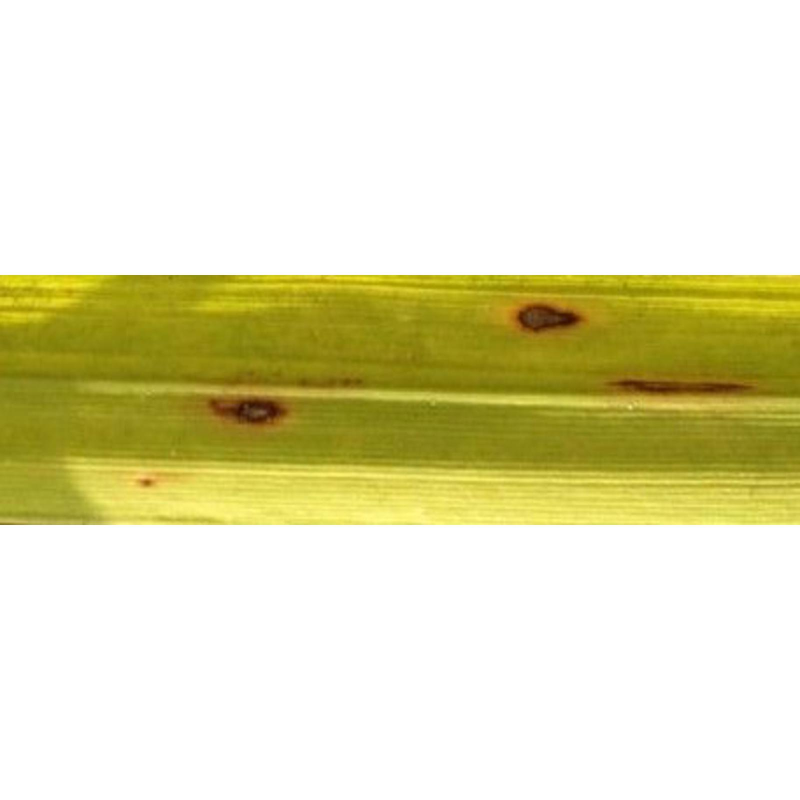
#> input picture img/a.jpg, 1600 x 1600 px (shown at 1/2 size)
$ jupyter execute --allow-errors 'tracker bar.ipynb'
#> lines starting #> are read from the running program, lines starting #| are printed output that depends on the picture; after the words box and inside, x2 and y2 are one past the last pixel; in counts of white or black regions, pixels touching at a corner belong together
[cell 1]
import cv2
import numpy as np

[cell 2]
img=cv2.imread('img/a.jpg')
#> img is the input picture: shape (1600, 1600, 3); mean B, G, R 186.6, 224.8, 227.8
img = cv2.resize(img,(500,400))
#> img: shape (400, 500, 3)
def remove(x):
    pass
cv2.namedWindow('demo')
cv2.createTrackbar('lb','demo',0,255,remove)
cv2.createTrackbar('lg','demo',0,255,remove)
cv2.createTrackbar('lr','demo',0,255,remove)

cv2.createTrackbar('ub','demo',0,255,remove)
cv2.createTrackbar('ug','demo',0,255,remove)
cv2.createTrackbar('ur','demo',0,255,remove)
#> (the rest of this cell did not finish here and is left out)

[cell 3]
import cv2
import numpy as np

# Load the image
img = cv2.imread('img/leaf.jpg')
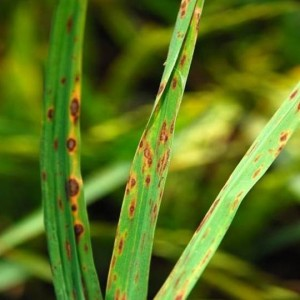
#> input picture img/leaf.jpg, 300 x 300 px
#> img is the input picture: shape (300, 300, 3); mean B, G, R 27.9, 113.2, 89.5
if img is None:
    print("Error: Image not found or cannot be loaded.")
    exit()
img = cv2.resize(img, (500, 400))
#> img: shape (400, 500, 3)

# Function for trackbar (does nothing but required)
def remove(x):
    pass

# Create a window
cv2.namedWindow('demo')

# Create trackbars for the lower and upper HSV bounds
cv2.createTrackbar('lb', 'demo', 0, 255, remove)  # Lower bound for blue
cv2.createTrackbar('lg', 'demo', 0, 255, remove)  # Lower bound for green
cv2.createTrackbar('lr', 'demo', 0, 255, remove)  # Lower bound for red

cv2.createTrackbar('ub', 'demo', 0, 255, remove)  # Upper bound for blue
cv2.createTrackbar('ug', 'demo', 0, 255, remove)  # Upper bound for green
cv2.createTrackbar('ur', 'demo', 0, 255, remove)  # Upper bound for red

while True:
    # Convert the image to HSV color space
    hsv_img = cv2.cvtColor(img, cv2.COLOR_BGR2HSV)
#> hsv_img: shape (400, 500, 3); mean H, S, V 38.2, 203, 114.9

    # Get current positions of the trackbars
    lb = cv2.getTrackbarPos('lb', 'demo')
    lg = cv2.getTrackbarPos('lg', 'demo')
    lr = cv2.getTrackbarPos('lr', 'demo')

    ub = cv2.getTrackbarPos('ub', 'demo')
    ug = cv2.getTrackbarPos('ug', 'demo')
    ur = cv2.getTrackbarPos('ur', 'demo')

    # Define the lower and upper bounds for the HSV values
    lower_bound = np.array([lb, lg, lr])
    upper_bound = np.array([ub, ug, ur])

    # Create a mask with the given bounds
    mask = cv2.inRange(hsv_img, lower_bound, upper_bound)
#> mask: shape (400, 500); every value is 0

    # Apply the mask to get the result
    result = cv2.bitwise_and(img, img, mask=mask)
#> result: shape (400, 500, 3); every value is 0

    # Combine the original image, mask, and result into a single window
    combined = np.hstack((img, cv2.cvtColor(mask, cv2.COLOR_GRAY2BGR), result))

    # Display the combined result in a single window
    cv2.imshow('result', result)
    cv2.imshow('mask', mask)
    cv2.imshow('hsv', hsv_img)
    cv2.imshow('remove', img)

    # Break the loop on 'q' key press
    if cv2.waitKey(1) & 0xFF == ord('q'):
#> (key q is pressed here)
        break

# Close all windows
cv2.destroyAllWindows()

[cell 4]
import cv2
import numpy as np
import matplotlib.pyplot as plt

# Load the image
img = cv2.imread('img/b.jpg')
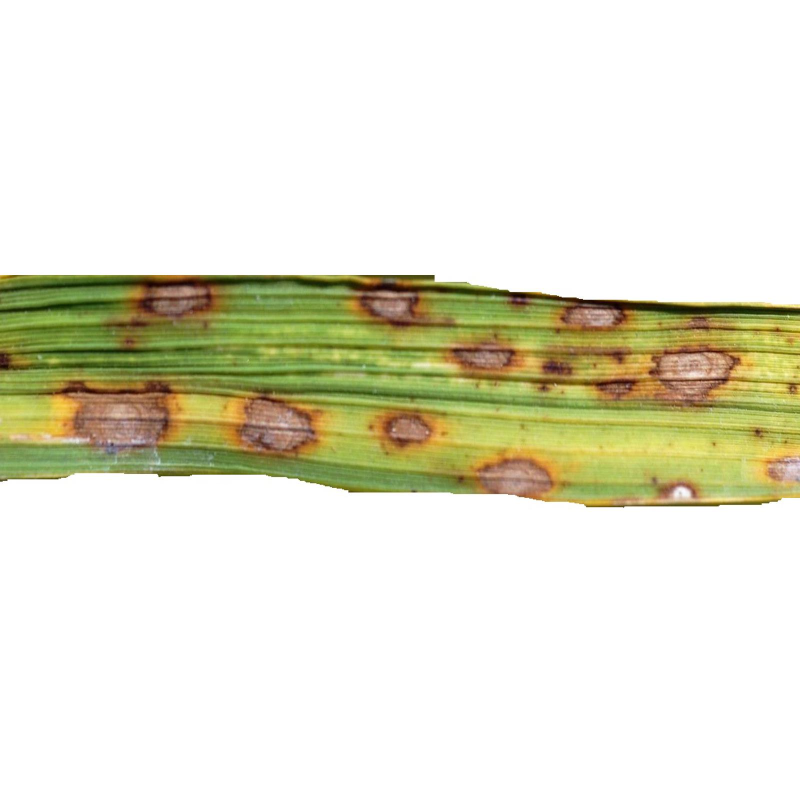
#> input picture img/b.jpg, 1600 x 1600 px (shown at 1/2 size)
#> img is the input picture: shape (1600, 1600, 3); mean B, G, R 208.3, 227.3, 228.5
if img is None:
    print("Error: Image not found or cannot be loaded.")
    exit()
img = cv2.resize(img, (500, 400))
#> img: shape (400, 500, 3)

# Set fixed values for the upper and lower bounds of HSV
lb, lg, lr = 0, 0, 0  # Lower bounds for blue, green, red (set to 0)
ub, ug, ur = 25, 255, 255  # Upper bounds for blue, green, red (set to 25)

# Convert the image to HSV color space
hsv_img = cv2.cvtColor(img, cv2.COLOR_BGR2HSV)
#> hsv_img: shape (400, 500, 3); mean H, S, V 8, 37, 231

# Define the lower and upper bounds for the HSV values
lower_bound = np.array([lb, lg, lr])
upper_bound = np.array([ub, ug, ur])

# Create a mask with the given bounds
mask = cv2.inRange(hsv_img, lower_bound, upper_bound)
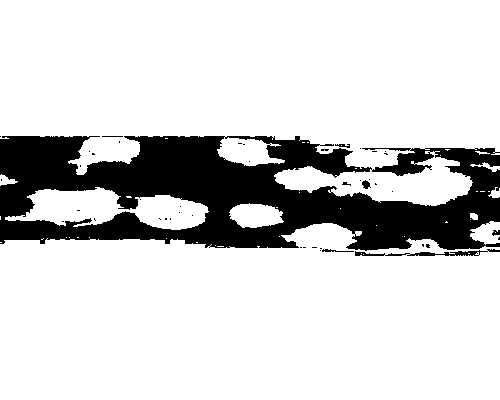
#> mask: shape (400, 500); 82.4% white; 44 black regions (37 under 20 px), largest, box (x1, y1, x2, y2) and area: (0, 136, 500, 251) 34523, (355, 249, 500, 256) 380, (362, 180, 371, 189) 51

# Apply the mask to get the result
result = cv2.bitwise_and(img, img, mask=mask)

# Calculate mask percentage
total_pixels = img.size // 3  # Total number of pixels in the image (divided by 3 because of BGR channels)
#> total_pixels = 200000
mask_pixels = np.count_nonzero(mask)  # Number of non-zero pixels in the mask
#> mask_pixels = 164783
mask_percentage = (mask_pixels / total_pixels) * 100
#> mask_percentage = 82.39

# Convert images from BGR to RGB for displaying with matplotlib
img_rgb = cv2.cvtColor(img, cv2.COLOR_BGR2RGB)
result_rgb = cv2.cvtColor(result, cv2.COLOR_BGR2RGB)
mask_rgb = cv2.cvtColor(mask, cv2.COLOR_GRAY2RGB)

# Plotting the original image, mask, and result side by side
plt.figure(figsize=(15, 5))
plt.subplot(1, 3, 1)
plt.title('Original Image')
plt.imshow(img_rgb)
plt.axis('off')

plt.subplot(1, 3, 2)
plt.title('Mask')
plt.imshow(mask_rgb)
plt.axis('off')

plt.subplot(1, 3, 3)
plt.title('Result')
plt.imshow(result_rgb)
plt.axis('off')

# Display mask percentage
plt.figtext(0.5, 0.01, f'Mask Percentage: {mask_percentage:.2f}%', ha='center', va='center', fontsize=12, color='black')

plt.show()

[cell 5]
import cv2
import numpy as np
import matplotlib.pyplot as plt

# Load the image
img = cv2.imread('img/d.jpg')
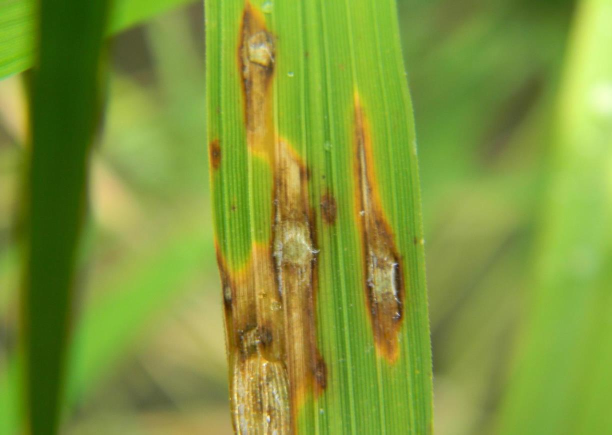
#> input picture img/d.jpg, 1224 x 869 px (shown at 1/2 size)
#> img is the input picture: shape (869, 1224, 3); mean B, G, R 55, 151.1, 127.8
if img is None:
    print("Error: Image not found or cannot be loaded.")
    exit()
img = cv2.resize(img, (500, 400))
#> img: shape (400, 500, 3)

# Set fixed values for the upper and lower bounds of HSV
lb, lg, lr = 0, 0, 0  # Lower bounds for blue, green, red (set to 0)
ub, ug, ur = 25, 255, 255  # Upper bounds for blue, green, red (set to 25)

# Convert the image to HSV color space
hsv_img = cv2.cvtColor(img, cv2.COLOR_BGR2HSV)
#> hsv_img: shape (400, 500, 3); mean H, S, V 36.9, 168.8, 155.2

# Define the lower and upper bounds for the HSV values
lower_bound = np.array([lb, lg, lr])
upper_bound = np.array([ub, ug, ur])

# Create a mask with the given bounds
mask = cv2.inRange(hsv_img, lower_bound, upper_bound)
#> mask: shape (400, 500); 12.1% white; 24 white regions (18 under 20 px), largest, box (x1, y1, x2, y2) and area: (141, 0, 268, 400) 17804, (288, 88, 331, 335) 4892, (79, 162, 101, 193) 458, (0, 88, 21, 123) 413, (262, 176, 275, 208) 320, (171, 128, 180, 156) 205

# Apply the mask to get the result
result = cv2.bitwise_and(img, img, mask=mask)

# Calculate the total number of pixels in the original image
total_pixels = img.size // 3  # Image is in BGR format, so divide by 3

# Calculate the number of non-zero pixels in the result image
visible_pixels = np.count_nonzero(result) // 3  # Number of non-zero (visible) pixels in result
#> visible_pixels = 24118

# Calculate the percentage of visible pixels in the result relative to the original image
if total_pixels == 0:
    result_percentage = 0
else:
    result_percentage = (visible_pixels / total_pixels) * 100  # Percentage of visible pixels
#> result_percentage = 12.06

# Convert images from BGR to RGB for displaying with matplotlib
img_rgb = cv2.cvtColor(img, cv2.COLOR_BGR2RGB)
result_rgb = cv2.cvtColor(result, cv2.COLOR_BGR2RGB)
mask_rgb = cv2.cvtColor(mask, cv2.COLOR_GRAY2RGB)

# Plotting the original image, mask, and result side by side
plt.figure(figsize=(15, 5))
plt.subplot(1, 3, 1)
plt.title('Original Image')
plt.imshow(img_rgb)
plt.axis('off')

plt.subplot(1, 3, 2)
plt.title('Mask')
plt.imshow(mask_rgb)
plt.axis('off')

plt.subplot(1, 3, 3)
plt.title('Result')
plt.imshow(result_rgb)
plt.axis('off')

# Display result percentage
plt.figtext(0.5, 0.01, f'Result Image Percentage: {result_percentage:.2f}%', ha='center', va='center', fontsize=12, color='black')

plt.show()

[cell 6]
import cv2
from PIL import Image, ImageEnhance
import numpy as np
import matplotlib.pyplot as plt

# Load the image using OpenCV
image = cv2.imread('img/leaf.jpg')

# Apply sharpening kernel
kernel = np.array([[0, -1, 0],
                   [-1, 5,-1],
                   [0, -1, 0]])
sharpened = cv2.filter2D(src=image, ddepth=-1, kernel=kernel)

# Convert to a PIL image for further processing
pil_image = Image.fromarray(cv2.cvtColor(sharpened, cv2.COLOR_BGR2RGB))

# Enhance contrast using PIL
contrast_enhancer = ImageEnhance.Contrast(pil_image)
enhanced_image = contrast_enhancer.enhance(1.5)  # Increase contrast by 1.5 times

# Enhance brightness
brightness_enhancer = ImageEnhance.Brightness(enhanced_image)
final_image = brightness_enhancer.enhance(1.2)  # Increase brightness by 1.2 times
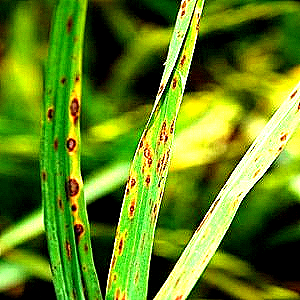
#> final_image: PIL image 300x300 RGB; mean R, G, B 99.5, 134, 26.4

# Convert the original and enhanced images back to numpy arrays for matplotlib
original_image_np = cv2.cvtColor(image, cv2.COLOR_BGR2RGB)
final_image_np = np.array(final_image)

# Display the original and enhanced images side by side using matplotlib
plt.figure(figsize=(12, 6))

# Original image
plt.subplot(1, 2, 1)
plt.imshow(original_image_np)
plt.title('Original Image')
plt.axis('off')

# Enhanced image
plt.subplot(1, 2, 2)
plt.imshow(final_image_np)
plt.title('Enhanced Image')
plt.axis('off')

# Show the images
plt.show()

[cell 7]
import cv2
import numpy as np
import matplotlib.pyplot as plt
from PIL import Image, ImageEnhance

# Load the image using OpenCV
original_img = cv2.imread('img/d.jpg')
if original_img is None:
    print("Error: Image not found or cannot be loaded.")
    exit()

# Resize the image for consistent processing
original_img = cv2.resize(original_img, (500, 400))

# Apply sharpening kernel
kernel = np.array([[0, -1, 0],
                   [-1, 5, -1],
                   [0, -1, 0]])
sharpened_img = cv2.filter2D(src=original_img, ddepth=-1, kernel=kernel)
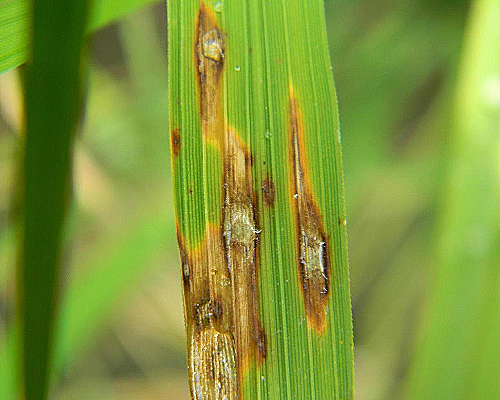
#> sharpened_img: shape (400, 500, 3); mean B, G, R 55.1, 151, 127.7

# Convert to a PIL image for further processing
pil_img = Image.fromarray(cv2.cvtColor(sharpened_img, cv2.COLOR_BGR2RGB))

# Enhance contrast using PIL
contrast_enhancer = ImageEnhance.Contrast(pil_img)
enhanced_img = contrast_enhancer.enhance(1.5)  # Increase contrast by 1.5 times
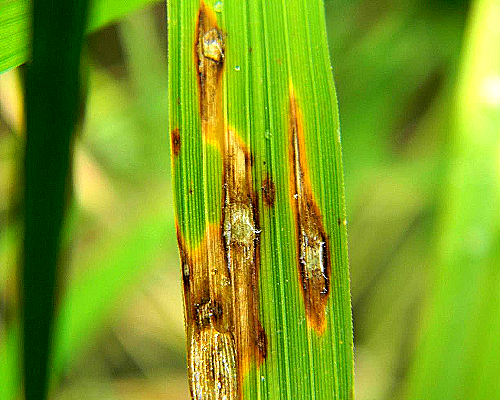
#> enhanced_img: PIL image 500x400 RGB; mean R, G, B 125.3, 158.8, 27.9

# Enhance brightness
brightness_enhancer = ImageEnhance.Brightness(enhanced_img)
final_pil_img = brightness_enhancer.enhance(1.2)  # Increase brightness by 1.2 times
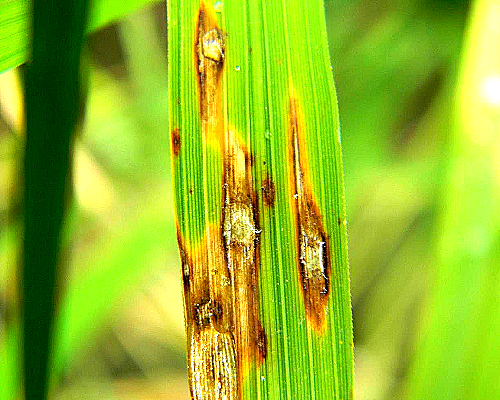
#> final_pil_img: PIL image 500x400 RGB; mean R, G, B 147.4, 186, 33.1

# Convert the final PIL image back to OpenCV format
final_img = cv2.cvtColor(np.array(final_pil_img), cv2.COLOR_RGB2BGR)
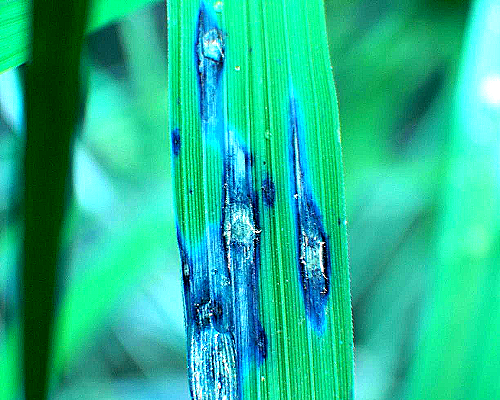
#> final_img: shape (400, 500, 3); mean R, G, B 33.1, 186, 147.4

# Set fixed values for the upper and lower bounds of HSV
lb, lg, lr = 0, 0, 0  # Lower bounds for blue, green, red (set to 0)
ub, ug, ur = 25, 255, 255  # Upper bounds for blue, green, red (set to 25)

# Convert the image to HSV color space
hsv_img = cv2.cvtColor(final_img, cv2.COLOR_BGR2HSV)
#> hsv_img: shape (400, 500, 3); mean H, S, V 37.9, 216, 192.4

# Define the lower and upper bounds for the HSV values
lower_bound = np.array([lb, lg, lr])
upper_bound = np.array([ub, ug, ur])

# Create a mask with the given bounds
mask = cv2.inRange(hsv_img, lower_bound, upper_bound)
#> mask: shape (400, 500); 10.1% white; 247 white regions (238 under 20 px), largest, box (x1, y1, x2, y2) and area: (140, 1, 268, 400) 14489, (288, 96, 331, 335) 4349, (262, 174, 275, 211) 331

# Apply the mask to get the result
result = cv2.bitwise_and(final_img, final_img, mask=mask)
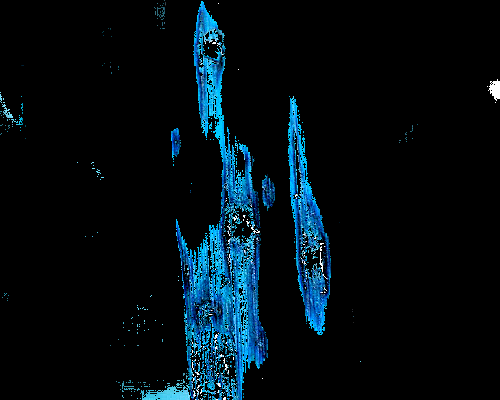
#> result: shape (400, 500, 3); mean R, G, B 2.5, 13.2, 19.1

# Calculate the total number of pixels in the original image
total_pixels = final_img.size // 3  # Image is in BGR format, so divide by 3

# Calculate the number of non-zero pixels in the result image
visible_pixels = np.count_nonzero(result) // 3  # Number of non-zero (visible) pixels in result
#> visible_pixels = 16221

# Calculate the percentage of visible pixels in the result relative to the original image
if total_pixels == 0:
    result_percentage = 0
else:
    result_percentage = (visible_pixels / total_pixels) * 100  # Percentage of visible pixels
#> result_percentage = 8.11

# Convert images from BGR to RGB for displaying with matplotlib
final_img_rgb = cv2.cvtColor(final_img, cv2.COLOR_BGR2RGB)
result_rgb = cv2.cvtColor(result, cv2.COLOR_BGR2RGB)
mask_rgb = cv2.cvtColor(mask, cv2.COLOR_GRAY2RGB)

# Plotting the original enhanced image, mask, and result side by side
plt.figure(figsize=(15, 5))
plt.subplot(1, 3, 1)
plt.title('Enhanced Image')
plt.imshow(final_img_rgb)
plt.axis('off')

plt.subplot(1, 3, 2)
plt.title('Mask')
plt.imshow(mask_rgb)
plt.axis('off')

plt.subplot(1, 3, 3)
plt.title('Result')
plt.imshow(result_rgb)
plt.axis('off')

# Display result percentage
plt.figtext(0.5, 0.01, f'Result Image Percentage: {result_percentage:.2f}%', ha='center', va='center', fontsize=12, color='black')

plt.show()
#> figure, not shown here; B, G, R data is drawn as R, G, B
